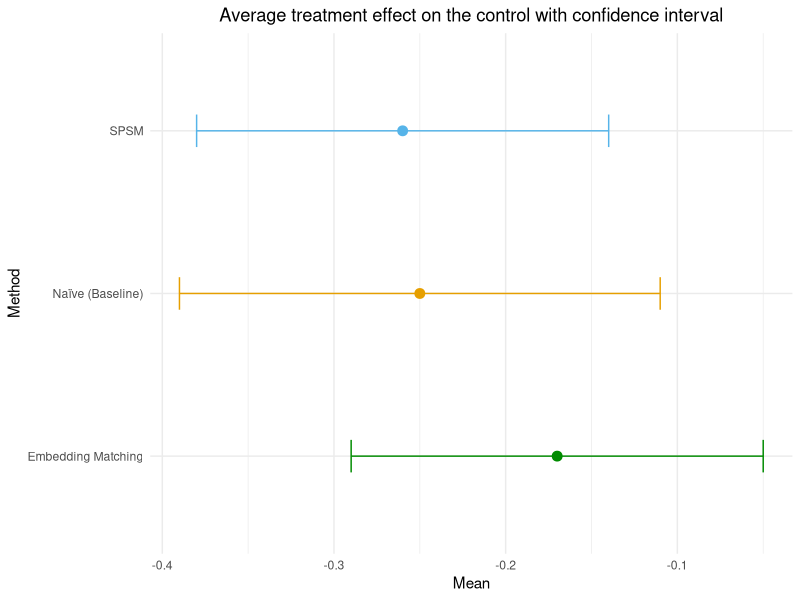

Source code (R):
## ---- chunk 1
library(ggplot2)
library(tidyverse)


# Create data
data <- tribble(
  ~variable, ~mean1, ~sd1, ~sd2,
  "Embedding Matching",	-0.17,	-0.29,-0.05,
  "Naïve (Baseline)",	-0.25,	-0.39,-0.11,
  "SPSM",	-0.26,	-0.38,	-0.14,
)

data

# Plot
ggplot(data) +
  geom_point( aes(x=variable, y=mean1), color=c("green4", "#E69F00", "#56B4E9"), size=3 ) +
  geom_errorbar( aes(x=variable, ymin=sd1, ymax=sd2), color=c("green4", "#E69F00", "#56B4E9"), width = 0.2) +
  coord_flip()+
  theme_minimal() +
  theme(
    legend.position = "none",
  ) +
  xlab("Method") +
  ylab("Mean") +
  ggtitle("Average treatment effect on the control with confidence interval") + theme(plot.title = element_text(hjust = 0.5))
